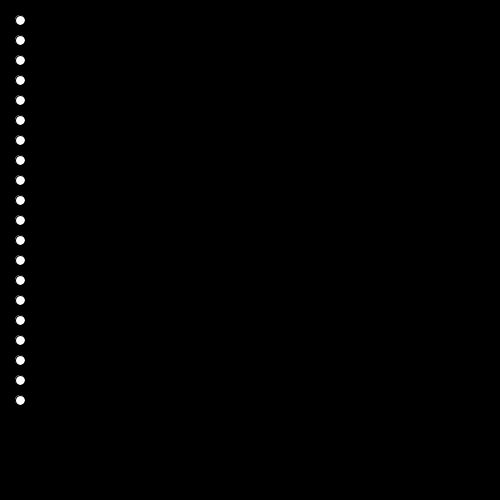
Frame 1 (no input)
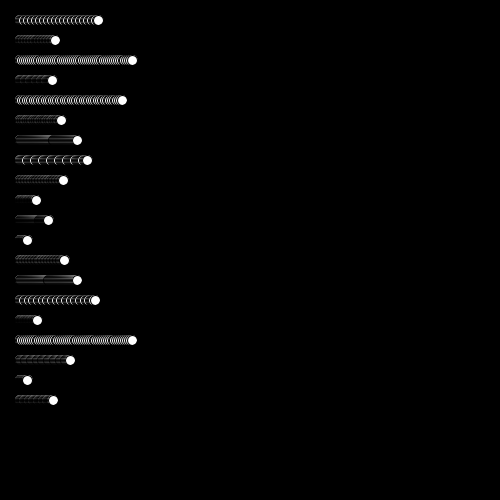
Frame 60 (the mouse pressed at the canvas centre just before this capture)
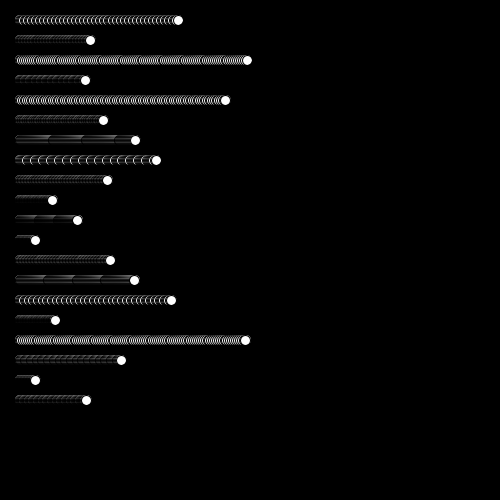
Frame 120 (the mouse held since frame 60 and released just before this capture)

The Processing sketch that drew these frames (run headless with seeded random() and noise(); from frame 60 on, the mouse is pressed at the canvas centre):

// Processing sketch: e05_wiele_particles
// ── e05_wiele_particles.pde
Particle[] czastki = new Particle[20];

void setup() {
  size(500, 500);
  background(0);
  fill(255);

  for ( int i = 0; i < czastki.length; i++) {
    czastki[i] = new Particle();
    czastki[i].speed = random(0.1, 2);
    czastki[i].x = 20;
    czastki[i].y = 20 + (20 * i);
  }
}

void draw() {

  for ( int i = 0; i < czastki.length; i++) {
    ellipse(
      czastki[i].x, 
      czastki[i].y, 
      10, 
      10
    );
    
    //czastki[i].x = czastki[i].x + czastki[i].speed;
    czastki[i].x += czastki[i].speed;
  }
  
}

// ── Particle.pde
class Particle {

  float speed = 0.5;
  
  float x;
  float y;
  
}
